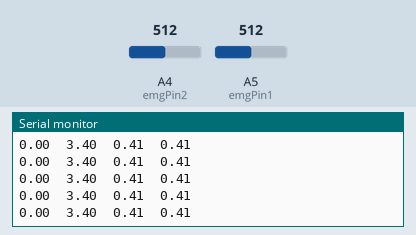
Recording of a sketch running on a simulated Arduino Uno, built with avr-gcc and run on an emulated ATmega328P. Parts: the last lines printed to the serial monitor. The test bench sets the inputs (shaded band); at power-on: A4 (emgPin2) = 512, A5 (emgPin1) = 512.

Above: at 1.2 s.
1.3 s: A4 (emgPin2) set to 716
At 2.2 s:
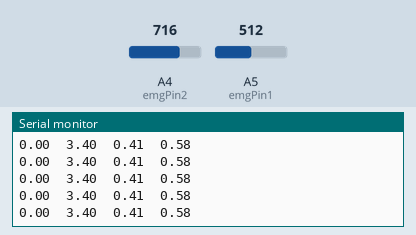
2.8 s: A5 (emgPin1) set to 716
At 3.4 s:
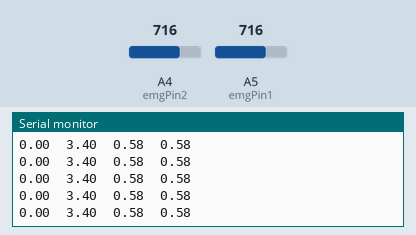
4.3 s: A4 (emgPin2) set to 900
At 4.9 s:
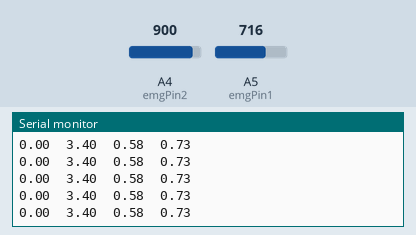
5.8 s: A5 (emgPin1) set to 900
At 6.8 s:
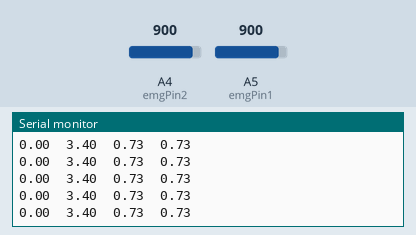
Timing chart, 0 to 8.3 s (numbered marks = the images above; inputs shaded):
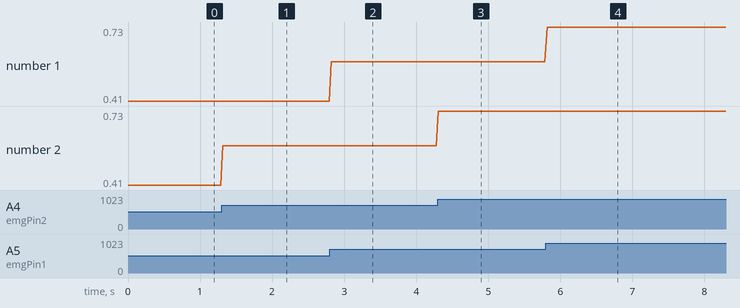

The sketch:

teensy_myowareRead.ino
```cpp
// Teensy 4.1 + Two MyoWare 2.0 EMG viewers (Serial Plotter)

const int emgPin1 = A5;  // MyoWare #1 signal (board pin 19)
const int emgPin2 = A4;  // MyoWare #2 signal (board pin 18)
const int avgCount = 8;  // simple smoothing

void setup() {
  Serial.begin(115200);
  // analogReadResolution(12);  // Teensy 4.1 → 0..4095
}

void loop() {
  uint32_t sum1 = 0, sum2 = 0;
  // uint32_t sum1 = 0;

  for (int i = 0; i < avgCount; i++) {
    sum1 += analogRead(emgPin1);
    sum2 += analogRead(emgPin2);
  }

  float emg1 = (sum1 / (float)avgCount) * (3.3 / 4095.0);
  float emg2 = (sum2 / (float)avgCount) * (3.3 / 4095.0);
  // analogReadResolution(12);
  int v1 = analogRead(A5);
  int v2 = analogRead(A4);

  // float emg2 = (sum2 / (float)avgCount) * (3.3 / 4095.0);

  // Print both on one line so Serial Plotter shows two traces
  Serial.print(0.0); Serial.print("\t");
  Serial.print(3.4); Serial.print("\t");
  // Serial.print(v); Serial.print("\t");
  Serial.print(emg1);
  Serial.print("\t");
  Serial.println(emg2);

  delay(25); // ~500 Hz update rate
}
```

Measured:
- after the input at 1.3 s, the serial monitor: prints a new line at once (image 1)
- after the input at 2.8 s, the serial monitor: prints a new line at once (image 2)
- after the input at 4.3 s, the serial monitor: prints a new line at once (image 3)
- after the input at 5.8 s, the serial monitor: prints a new line at once (image 4)
- plotted number 2: 0.41 → 0.58 after the input at 1.3 s, 0.58 → 0.73 after the input at 4.3 s
